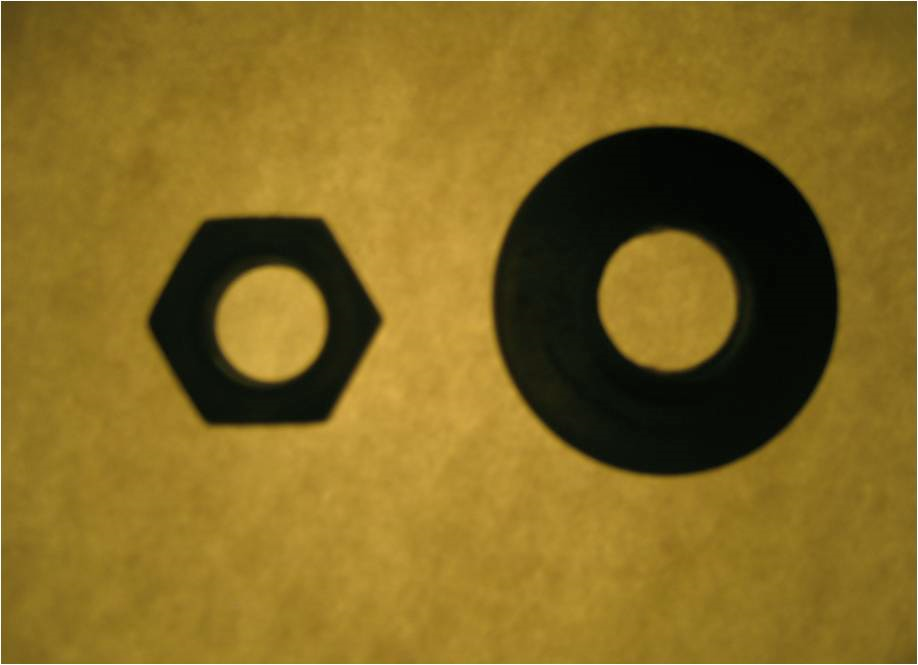
%> input picture HW1/nut_and_shell.png, 918 x 665 px
$ octave Q_4ah.m   (GNU Octave 9; MATLAB toolbox functions it lacks are replaced by stand-ins)
%> lines starting %> are read from the running program, lines starting %| are printed output that depends on the picture
B = imread('nut_and_shell.png');
%> B is the input picture: size 665x918x3 uint8; mean R, G, B 131.8, 106, 34.8
O =rgb2gray(B);
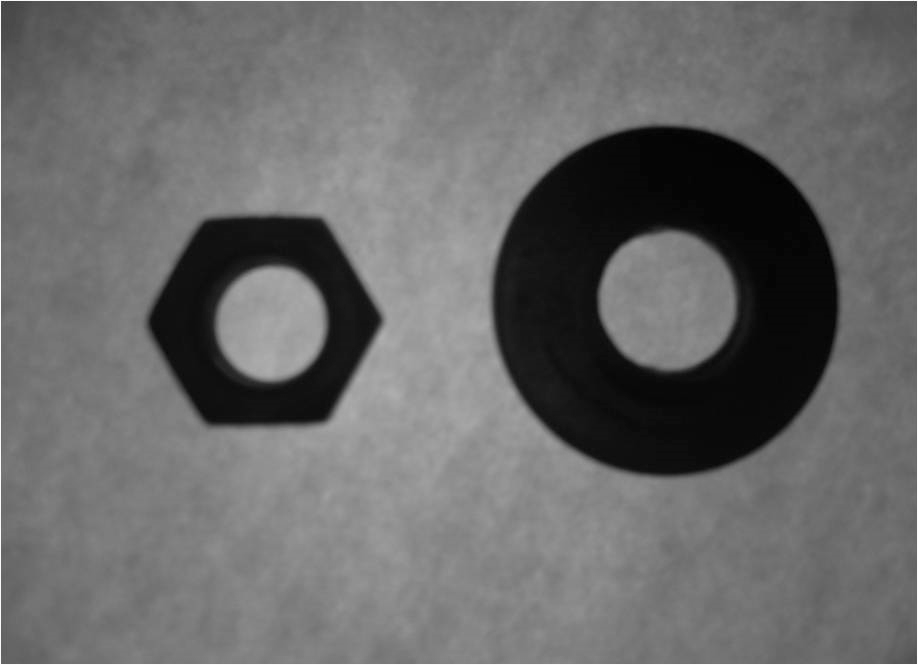
%> O: size 665x918 uint8; min 0, max 254, mean 105.6
%imshow(O)
imhist(O)
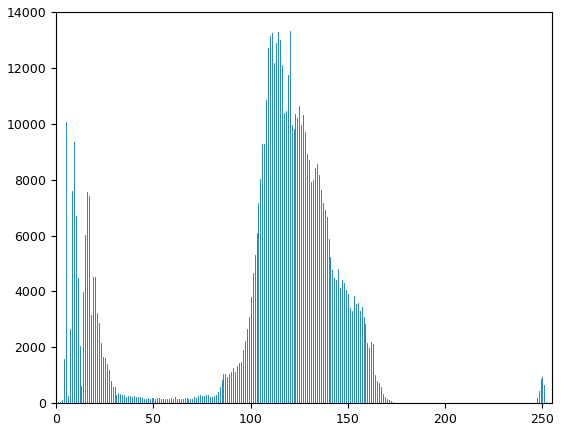
%> figure redrawn from the program's plot data; highest point at x = 120, y = 13335
H= histeq(O);
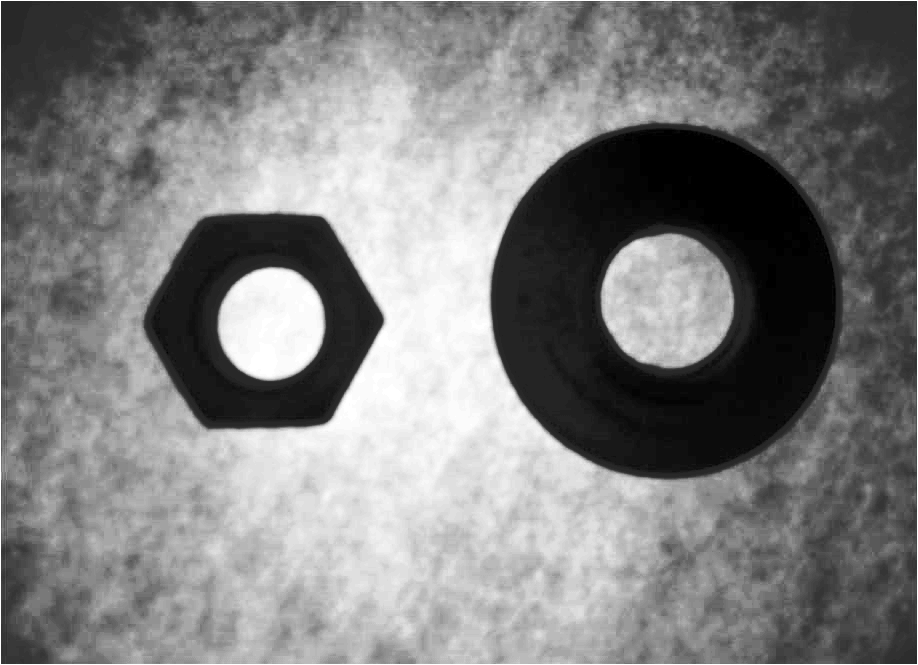
%> H: size 665x918 uint8; min 0, max 255, mean 127.2
imshow(H);

$ run again, with HW1/EyeBall.png copied over HW1/nut_and_shell.png
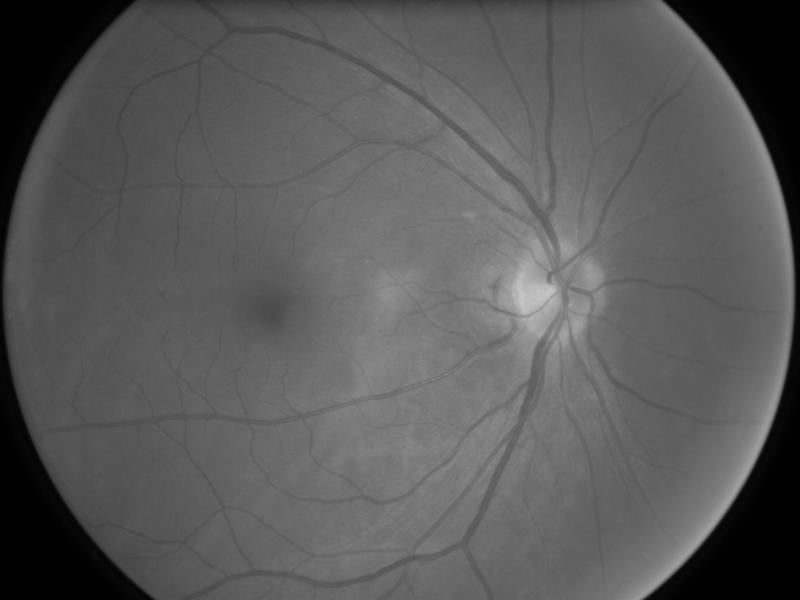
%> input picture HW1/EyeBall.png, 800 x 600 px
%> B is the input picture: size 600x800 uint8; min 0, max 200, mean 89.4
%> `imhist(O)`:
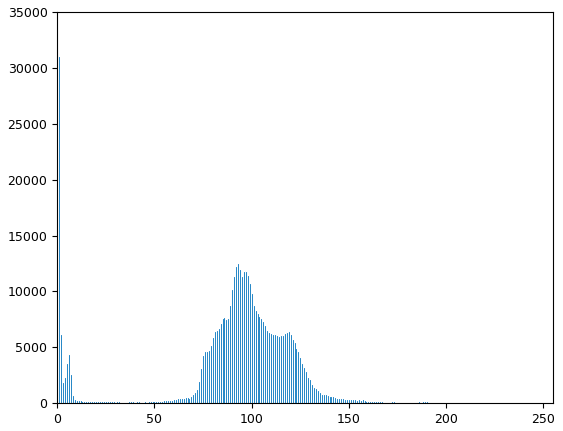
%> figure redrawn from the program's plot data; highest point at x = 1, y = 30938
%> `H= histeq(O);`:
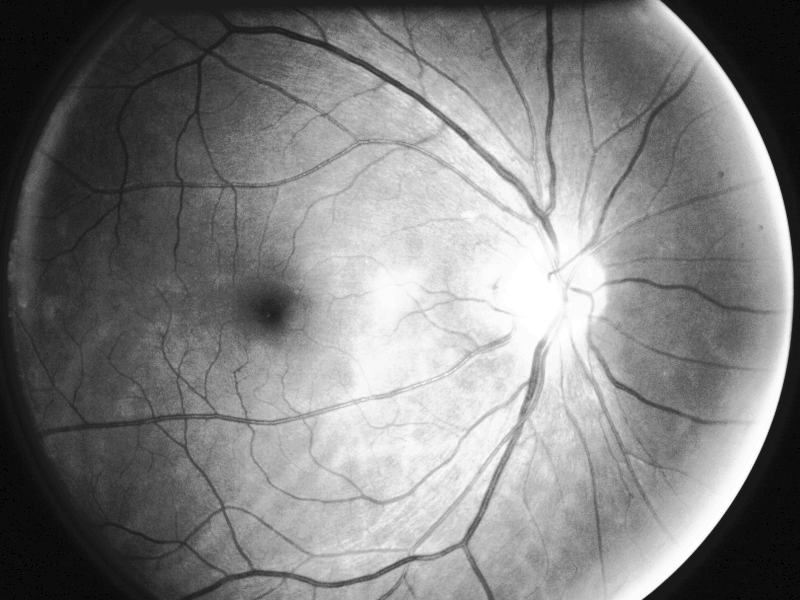
%> H: size 600x800 uint8; min 0, max 255, mean 127.9
